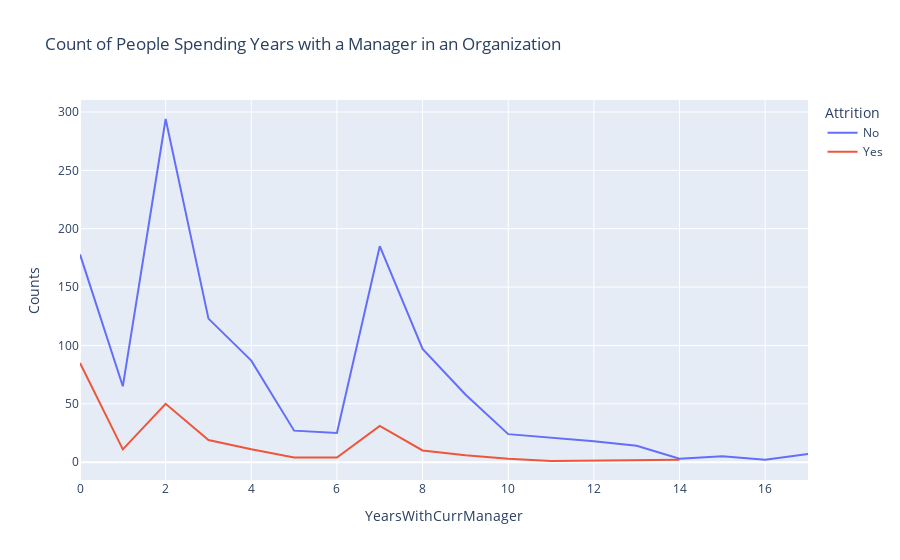

This figure's notebook cell:
### Markdown cell above
ATTRITION With CURRENT MANAGER

### Code cell
man_att = df.groupby(['YearsWithCurrManager', 'Attrition']).apply(lambda x: x['DailyRate'].count()).reset_index(name='Counts')

man_att
# Create a line plot using Plotly Express
fig = px.line(man_att, x='YearsWithCurrManager', y='Counts', color='Attrition', 
              title='Count of People Spending Years with a Manager in an Organization')

# # Show the plot
fig.show()

### Figure 1 — Plotly figure (JSON) as saved in the notebook; plotly's stock layout.template omitted (floating-point values rounded to 4 significant figures)
{"data": [{"hovertemplate": "Attrition=No<br>YearsWithCurrManager=%{x}<br>Counts=%{y}<extra></extra>", "legendgroup": "No", "line": {"color": "#636efa", "dash": "solid"}, "marker": {"symbol": "circle"}, "mode": "lines", "name": "No", "orientation": "v", "showlegend": true, "type": "scatter", "x": [0, 1, 2, 3, 4, 5, 6, 7, 8, 9, 10, 11, 12, 13, 14, 15, 16, 17], "xaxis": "x", "y": [178, 65, 294, 123, 87, 27, 25, 185, 97, 58, 24, 21, 18, 14, 3, 5, 2, 7], "yaxis": "y"}, {"hovertemplate": "Attrition=Yes<br>YearsWithCurrManager=%{x}<br>Counts=%{y}<extra></extra>", "legendgroup": "Yes", "line": {"color": "#EF553B", "dash": "solid"}, "marker": {"symbol": "circle"}, "mode": "lines", "name": "Yes", "orientation": "v", "showlegend": true, "type": "scatter", "x": [0, 1, 2, 3, 4, 5, 6, 7, 8, 9, 10, 11, 14], "xaxis": "x", "y": [85, 11, 50, 19, 11, 4, 4, 31, 10, 6, 3, 1, 2], "yaxis": "y"}], "layout": {"legend": {"title": {"text": "Attrition"}, "tracegroupgap": 0}, "title": {"text": "Count of People Spending Years with a Manager in an Organization"}, "xaxis": {"anchor": "y", "domain": [0, 1], "title": {"text": "YearsWithCurrManager"}}, "yaxis": {"anchor": "x", "domain": [0, 1], "title": {"text": "Counts"}}}}
